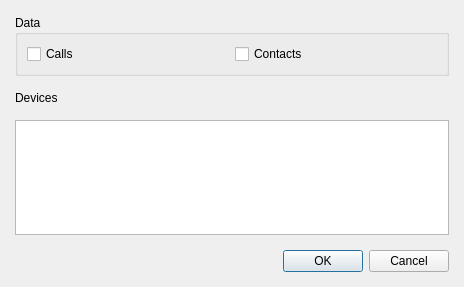
<?xml version="1.0" encoding="UTF-8"?>
<ui version="4.0">
 <class>Get_data_from_device_dialog</class>
 <widget class="QDialog" name="Get_data_from_device_dialog">
  <property name="geometry">
   <rect>
    <x>0</x>
    <y>0</y>
    <width>464</width>
    <height>287</height>
   </rect>
  </property>
  <property name="windowTitle">
   <string>Get data from device</string>
  </property>
  <layout class="QVBoxLayout" name="verticalLayout">
   <property name="spacing">
    <number>15</number>
   </property>
   <property name="leftMargin">
    <number>15</number>
   </property>
   <property name="topMargin">
    <number>15</number>
   </property>
   <property name="rightMargin">
    <number>15</number>
   </property>
   <property name="bottomMargin">
    <number>15</number>
   </property>
   <item>
    <widget class="QGroupBox" name="groupBox">
     <property name="title">
      <string>Data</string>
     </property>
     <layout class="QHBoxLayout" name="horizontalLayout_2">
      <item>
       <widget class="QCheckBox" name="checkBoxCalls">
        <property name="text">
         <string>Calls</string>
        </property>
       </widget>
      </item>
      <item>
       <widget class="QCheckBox" name="checkBoxContacts">
        <property name="text">
         <string>Contacts</string>
        </property>
       </widget>
      </item>
     </layout>
    </widget>
   </item>
   <item>
    <widget class="QLabel" name="label">
     <property name="text">
      <string>Devices</string>
     </property>
    </widget>
   </item>
   <item>
    <widget class="QListView" name="listView"/>
   </item>
   <item>
    <widget class="QDialogButtonBox" name="buttonBox">
     <property name="orientation">
      <enum>Qt::Horizontal</enum>
     </property>
     <property name="standardButtons">
      <set>QDialogButtonBox::Cancel|QDialogButtonBox::Ok</set>
     </property>
    </widget>
   </item>
  </layout>
 </widget>
 <resources/>
 <connections>
  <connection>
   <sender>buttonBox</sender>
   <signal>rejected()</signal>
   <receiver>Get_data_from_device_dialog</receiver>
   <slot>reject()</slot>
   <hints>
    <hint type="sourcelabel">
     <x>316</x>
     <y>260</y>
    </hint>
    <hint type="destinationlabel">
     <x>286</x>
     <y>274</y>
    </hint>
   </hints>
  </connection>
 </connections>
</ui>
